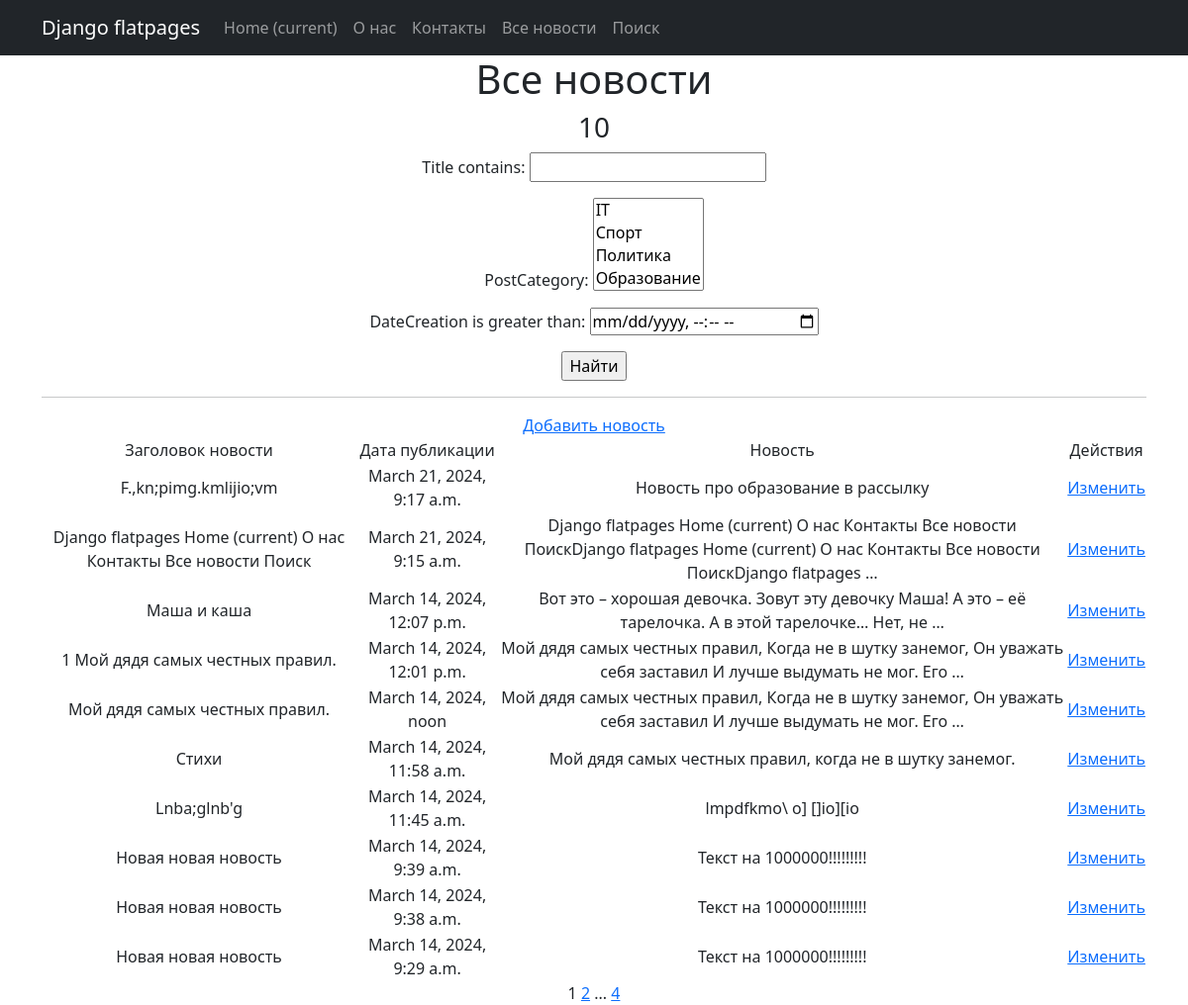
/news/search/ (signed in), run on the app's committed database.
### news/models.py (models this page shows, shortened)
class Post(models.Model):
    author = models.ForeignKey(Author, on_delete=models.CASCADE)
    NEWS = 'NW'
    ARTICLE = 'AR'
    CATEGORY_CHOICES = (
        (NEWS, 'Новость'),
        (ARTICLE, 'Статья'),
    )
    categoryType = models.CharField(max_length=2, choices=CATEGORY_CHOICES, default=ARTICLE)
    dateCreation = models.DateTimeField(auto_now_add=True)
    postCategory = models.ManyToManyField(Category, through='PostCategory')
    title = models.CharField(max_length=128)
    text = models.TextField()
    rating = models.SmallIntegerField(default=0)
    def __str__(self):
        return f'{self.title}: {self.text[:20]}'

### news/views.py (the view)
# urls.py: path('news/search/', SearchPostsList.as_view(), name='search'),
class SearchPostsList(PostsList):
    template_name = 'search.html'
    def get_queryset(self):
        queryset = super().get_queryset()
        self.filterset = PostFilter(self.request.GET, queryset)
        return self.filterset.qs

### news/models.py (called while the page is built)
    def __str__(self):
        return self.name

### news/templatetags/custom_filters.py (called while the page is built)
@register.filter()
def censor(text):
    if not (isinstance(text, str)):
        raise StrException('Variable is not a string')
    for key in CENSOR_WORDS:
        text = text.replace(key, CENSOR_WORDS[key])
    return text

### news/templatetags/custom_tags.py (called while the page is built)
@register.simple_tag(takes_context=True)
def url_replace(context, **kwargs):
    d = context['request'].GET.copy()
    for k, v in kwargs.items():
        d[k] = v
    return d.urlencode()

### news/views.py (called while the page is built)
    def get_queryset(self):
        queryset = super().get_queryset()
        self.filterset = PostFilter(self.request.GET, queryset)
        return self.filterset.qs

    def get_context_data(self, **kwargs):
        context = super().get_context_data(**kwargs)
        context['time_now'] = datetime.utcnow()
        context['next_sale'] = None
        context['filterset'] = self.filterset
        pprint(context)
        return context

### templates/search.html (shortened to what this page needs)
{% extends 'flatpages/default.html' %}
{% load custom_filters %}!
{% load custom_tags %}
{% block content %}
   <h1>Все новости</h1>
   <h3>{{ news|length }}</h3>
    <form action="" method="get">
        {{ filterset.form.as_p }}
       <input type="submit" value="Найти" />
   </form>
   <hr>
    {% if perms.news.add_post %}
    <a href="{% url 'post_create' %}">Добавить новость</a>
    {% endif %}
    {% if news %}
        <table>
            <tr>
                <td>Заголовок новости</td>
                <td>Дата публикации</td>
                <td>Новость</td>
                {% if perms.news.change_post %}
                    <td>Действия</td>
                {% endif %}
            </tr>
            {% for post in news %}
            <tr>
                <td>{{ post.title|censor }}</td>
                <td>{{ post.dateCreation }}</td>
                <td>{{ post.text|truncatewords:20|censor }}</td>
                <td>
                    {% if perms.news.change_post %}
                        <a href="{% url 'post_edit' pk=post.id %}">Изменить</a>
                    {% endif %}
                </td>
            </tr>
            {% endfor %}
        </table>
    {% else %}
        <h2>Новостей нет!</h2>
    {% endif %}
   {{ page_obj.number }}
   {% if page_obj.has_next %}
       <a href="?{% url_replace page=page_obj.next_page_number %}">{{ page_obj.next_page_number }}</a>
       {% if paginator.num_pages != page_obj.next_page_number %}
           ...
           <a href="?{% url_replace page=page_obj.paginator.num_pages %}">{{ page_obj.paginator.num_pages }}</a>
       {% endif %}
   {% endif %}
{% endblock content %}

### data on the page
Post: title|censor "F.,kn;pimg.kmlijio;vm", dateCreation "March 21, 2024, 9:17 a.m.", text|censor "Новость про образование в рассылку"
Post: title|censor "Django flatpages Home (current) О нас Контакты Все новости Поиск", dateCreation "March 21, 2024, 9:15 a.m.", text|censor "Django flatpages Home (current) О нас Контакты Все новости ПоискDjango flatpages Home (current) О нас Контакты Все новости ПоискDjango flatpages …"
Post: title|censor "Маша и каша", dateCreation "March 14, 2024, 12:07 p.m.", text|censor "Вот это – хорошая девочка. Зовут эту девочку Маша! А это – её тарелочка. А в этой тарелочке… Нет, не …"
Post: title|censor "1 Мой дядя самых честных правил.", dateCreation "March 14, 2024, 12:01 p.m.", text|censor "Мой дядя самых честных правил, Когда не в шутку занемог, Он уважать себя заставил И лучше выдумать не мог. Его …"
Post: title|censor "Мой дядя самых честных правил.", dateCreation "March 14, 2024, noon", text|censor "Мой дядя самых честных правил, Когда не в шутку занемог, Он уважать себя заставил И лучше выдумать не мог. Его …"
Post: title|censor "Стихи", dateCreation "March 14, 2024, 11:58 a.m.", text|censor "Мой дядя самых честных правил, когда не в шутку занемог."
Post: title|censor "Lnba;glnb'g", dateCreation "March 14, 2024, 11:45 a.m.", text|censor "lmpdfkmo\\ o] []io][io"
Post: title|censor "Новая новая новость", dateCreation "March 14, 2024, 9:39 a.m.", text|censor "Текст на 1000000!!!!!!!!!"
Post: title|censor "Новая новая новость", dateCreation "March 14, 2024, 9:38 a.m.", text|censor "Текст на 1000000!!!!!!!!!"
Post: title|censor "Новая новая новость", dateCreation "March 14, 2024, 9:29 a.m.", text|censor "Текст на 1000000!!!!!!!!!"

### other printed values
{{ news|length }} "10"
{{ page_obj.number }} "1"
{{ page_obj.next_page_number }} "2"
{{ page_obj.paginator.num_pages }} "4"
